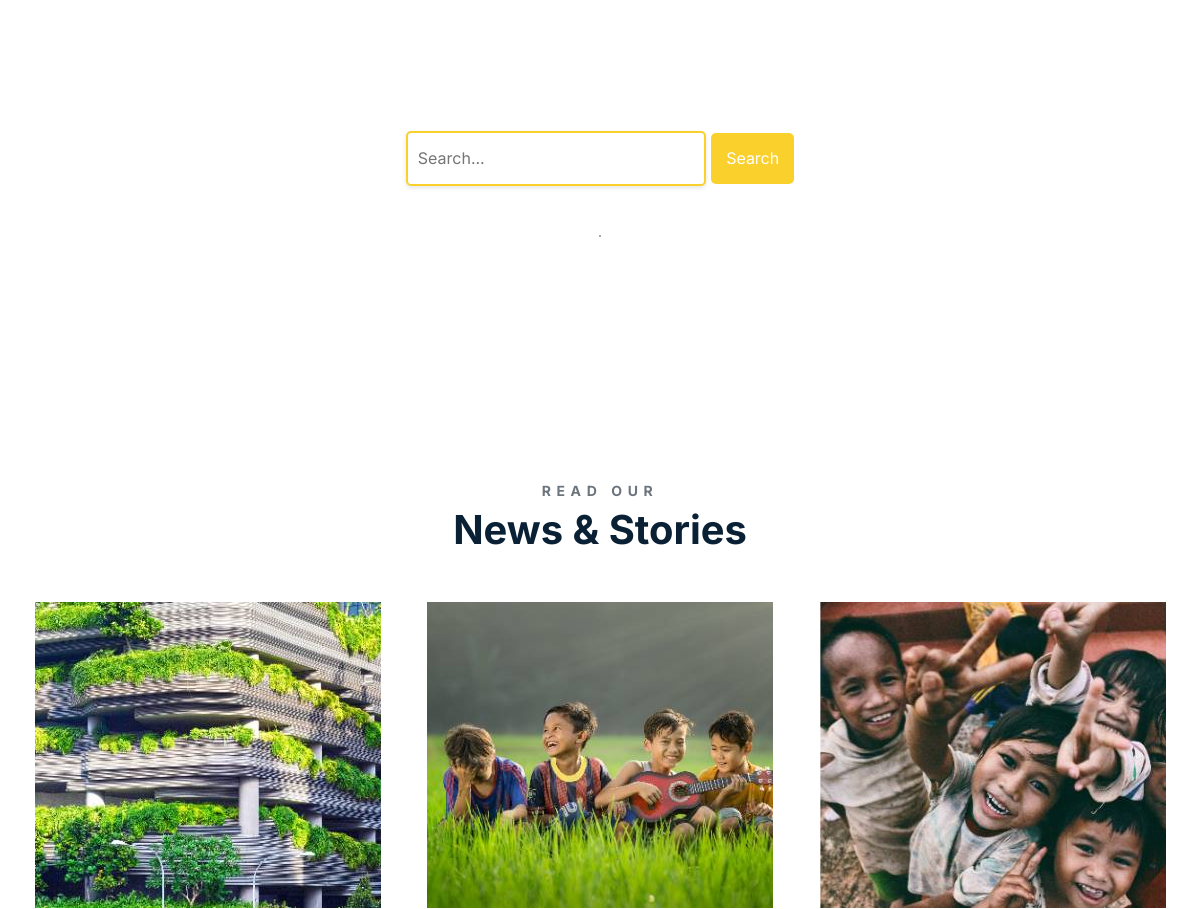
/view/Event/Frontend/ListEvents.php (middle part), run on an earlier commit of the app's database.
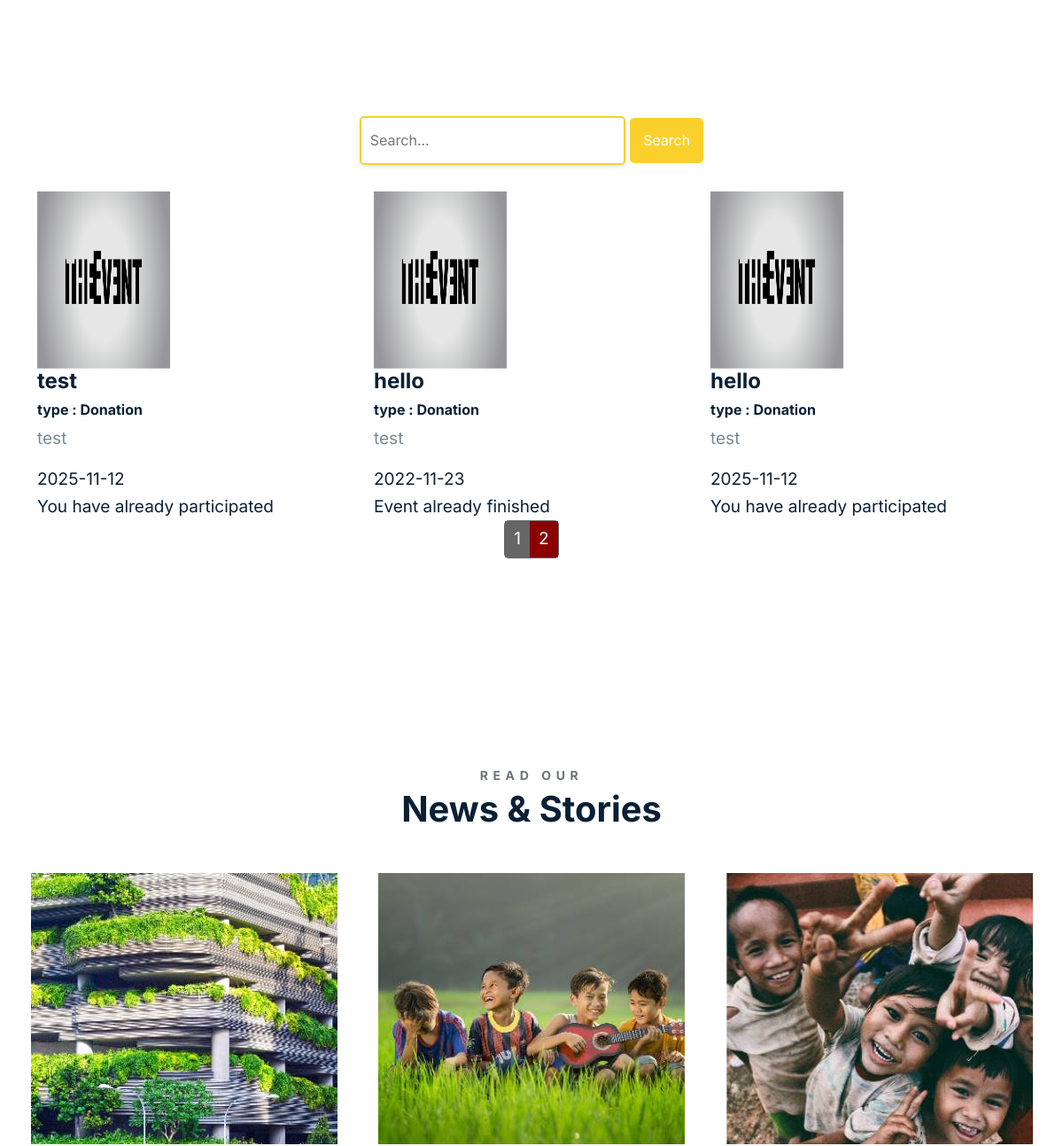
And on a later commit of the database.
### tables this page shows
CREATE TABLE `event` (
  `ID_Event` int(11) NOT NULL,
  `Event_date` date NOT NULL,
  `Event_type` varchar(20) NOT NULL,
  `Event_name` varchar(20) NOT NULL,
  `Event_description` varchar(20) NOT NULL,
  `Location` varchar(50) NOT NULL
);

### controller/Event/EventC.php (called while the page is built, shortened)
<?php
    Class EventC {
        function Afficher()
        {
            $requete = "select * from event";
            $config = config::getConnexion();
            try {
                $querry = $config->prepare($requete);
                $querry->execute();
                $result = $querry->fetchAll();
                return $result ;
            } catch (PDOException $th) {
                 $th->getMessage();
            }
        }
    }

### controller/Event/ParticipationC.php (called while the page is built, shortened)
<?php
    Class ParticipationC {
        function Check($iduser,$idevent) : int
        {
            $servername = "localhost";
$username = "root";
$password = "";
$dbname = "recoverybutterfly";
$conn = new mysqli($servername, $username, $password, $dbname);
$sql = "SELECT COUNT(*) as total FROM participation WHERE id_event = $idevent AND id_user = $iduser";
$result = $conn->query($sql);
$row = $result->fetch_assoc();
$total = $row['total'];
if ($total==0)
{
    return 0;
}
else
return 1;
        }
    }

### view/Event/Frontend/ListEvents.php (the view, shortened to what the changed rows need)
<?php
include '../../../controller/Event/EventC.php';
include '../../../controller/Event/ParticipationC.php';
$eventC = new EventC();
if(isset($_REQUEST['search-btn']))
{
	$listevents=$eventC->searchform($_POST['search']);
}else
$listevents= $eventC->Afficher();
?>
<!DOCTYPE html>
<html lang="en">
<head>
	<link rel="stylesheet" type="text/css" href="css/vendor.css">
	<link href="plugins/bootstrap-5.1.3/css/bootstrap.min.css" rel="stylesheet">
	<link rel="stylesheet" type="text/css" href="style.css">
</head>
<body data-bs-spy="scroll" data-bs-target="#header-nav" tabindex="0">
	<section id="events" class="padding-large">
		<div class="container">
<br>
        <div class="col-md-12">
            <div class="filters-content">
                <div class="row grid">
        <?php  $events_per_page = 3;
                $total_events = count($listevents);
                $total_pages = ceil($total_events / $events_per_page);
                $page = isset($_GET['page']) ? intval($_GET['page']) : 1;
                $start = ($page - 1) * $events_per_page;
                $events_on_page = array_slice($listevents, $start, $events_per_page);
   foreach ($events_on_page as $key) { ?>
                    <div class="col-lg-4 col-md-4 all des">
                      <div class="product-item">
                        <a href="DetailsEvent.php"><img src="assets/images/event.png" width="150" height="200" alt=""></a>
                        <div class="down-content">
                          <a href=""><h4><?php echo $key['Event_name'] ?></h4></a>
                          <h6>type : <?php echo $key['Event_type'] ?></h6>
                          <p><?php echo $key['Event_description'] ?></p>
                          <span><?php echo $key['Event_date'] ?></span>
						  <br>
						  <?php $partC = new ParticipationC();
						  $currentDateTime = new DateTime();
						  $check=$partC->Check(1,$key['ID_Event']);
						  $eventDateTime = DateTime::createFromFormat('Y-m-d', $key['Event_date']);
						  if($eventDateTime<$currentDateTime)
						  {  ?>
						  <span>Event already finished</span>
                        <?php }
						  else if($check == 0) { ?>
						  <a class="btn btn-primary btn-lg rounded-pill" href="participer.php?id=<?php echo $key['ID_Event']?>">Participer</a>
						  <?php } else { ?>
                        <span>You have already participated </span>
						<?php } ?>
                        </div>
                      </div>
                    </div>
                 <?php } ?>
                 </div>
				 <center>
<div class="pagination-container" >
<ul class="pagination">
  <?php
    for ($i = 1; $i <= $total_pages; $i++) {
      $active = ($i == $page) ? "active" : "";
      echo "<li><a class='pagination-link $active' href='ListEvents.php?page=$i'>$i</a></li>";
    }
  ?>
</ul>
</div>
                      </div>
                    </div>
		</div>
	</section>
	<section id="latest-stories" class="pt-5 pb-5">
		<div class="container">
			<div class="row">
				<div class="col-md-6 offset-md-3">
					<header class="text-center my-5">
						<h2><strong>News & Stories</strong></h2>
					</header>
				</div>
			</div>
		</div>
	</section>
</body>
</html>

What changed in the data, as far as the page shows it:
added event: Event_name "test", Event_type "Donation", Event_description "test", Event_date "2025-11-12", shows "You have already participated"
added event: Event_name "hello", Event_type "Donation", Event_description "test", Event_date "2022-11-23", shows "Event already finished"
added event: Event_name "hello", Event_type "Donation", Event_description "test", Event_date "2025-11-12", shows "You have already participated"
Also different on the page:
new list line: "1"
new list line: "2"
